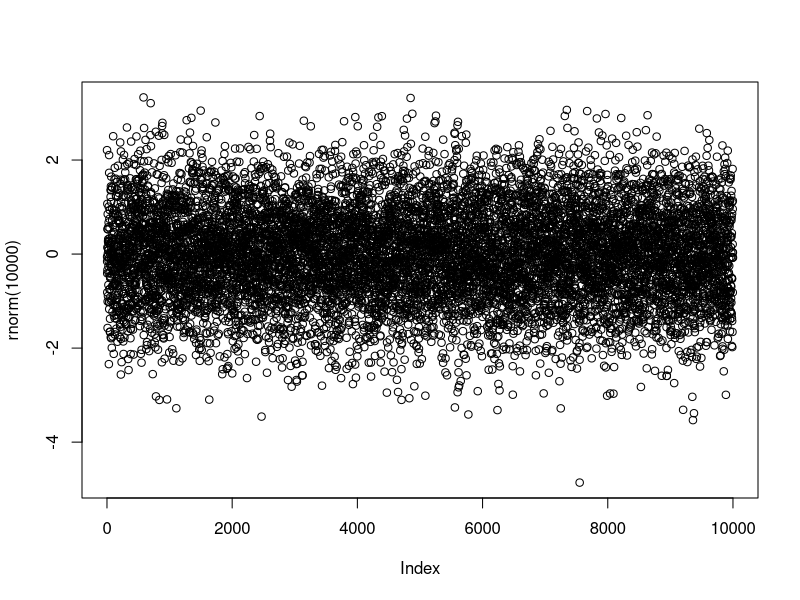

This chart was generated by the following R code:
## ---- chunk 1
plot(rnorm(10000))
